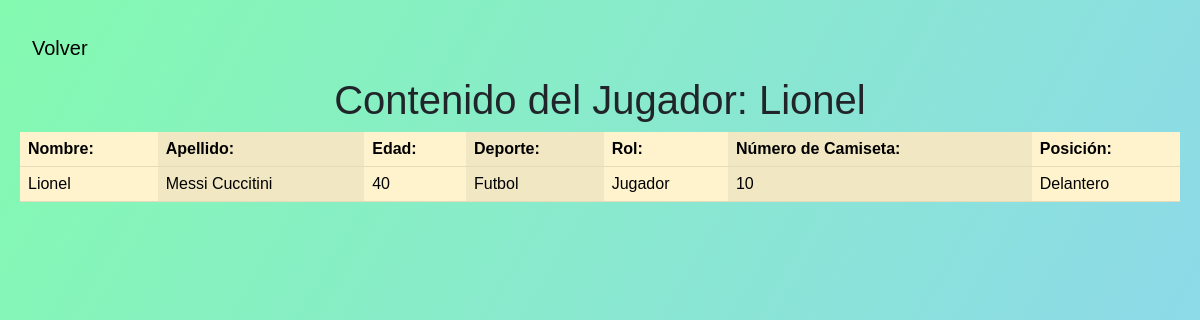
The page /jugador/15/ on the database its author committed.
### dawnbem/models.py (models this page shows, shortened)
class Jugador(models.Model):
    numero_Camiseta = models.PositiveIntegerField()
    posicion = models.CharField(max_length=50,default=None)
    registro = models.ForeignKey(Registro, on_delete=models.CASCADE, related_name='RegistroList', default=None)  # relacion de uno a muchos

class Registro(models.Model):
    nombre = models.CharField(max_length=50)
    apellido = models.CharField(max_length=50)
    edad = models.PositiveIntegerField()
    EscogerDeporte = models.CharField(max_length=10, choices=[(tag.value, tag.value) for tag in EscogerDeporte], blank=True, null=True)
    EleccionDeRol = models.CharField(max_length=20, choices=[(tag.value, tag.value) for tag in EleccionDeRol], blank=True, null=True)

### dawnbem/views.py (the view)
# urls.py: path('jugador/<int:id>/', views.jugador_detail, name='jugadorDetail'),
def jugador_detail(request,id):
    jugador = Jugador.objects.get(id=id)
    context = {'jugador': jugador}
    return render(request, 'jugadorDetail.html', context)

### templates/jugadorDetail.html (shortened to what this page needs)
{% block contenido %}
    <link href="https://cdn.jsdelivr.net/npm/bootstrap@5.3.0/dist/css/bootstrap.min.css" rel="stylesheet">
    <header>
            <nav class="navbar navbar-expand-lg ">
                <div class="container-fluid">
                  <a class="navbar-brand" href="{% url 'jugadorNuevo' %}">Volver</a>
                </div>
              </nav>
    </header>
    <h1>Contenido del Jugador: {{ jugador.registro.nombre }}</h1>
    <table class="table table-warning table-striped-columns">
        <thead>
            <tr>
                <th>Nombre:</th>
                <th>Apellido:</th>
                <th>Edad:</th>
                <th>Deporte:</th>
                <th>Rol:</th>
                <th>Número de Camiseta:</th>
                <th>Posición:</th>
            </tr>
        </thead>
        <tbody>
            <tr>
                <td>{{ jugador.registro.nombre }}</td>
                <td>{{ jugador.registro.apellido }}</td>
                <td>{{ jugador.registro.edad }}</td>
                <td>{{ jugador.registro.EscogerDeporte }}</td>
                <td>{{ jugador.registro.EleccionDeRol }}</td>
                <td>{{ jugador.numero_Camiseta }}</td>
                <td>{{ jugador.posicion }}</td>
            </tr>
        </tbody>
    </table>
{% endblock %}

### templates/jugadorDetail.html (style rules this page uses)
h1 { text-align: center; }

### rows shown on the page
Jugador: registro.nombre "Lionel", registro.apellido "Messi Cuccitini", registro.edad "40", registro.EscogerDeporte "Futbol", registro.EleccionDeRol "Jugador", numero_Camiseta "10", posicion "Delantero"
